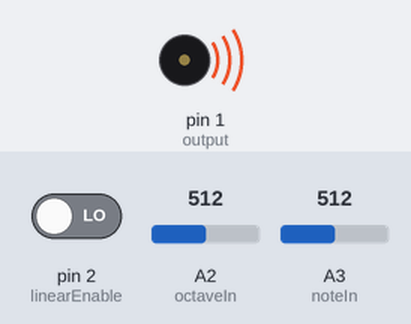
Bench run of a sketch on a simulated Arduino Uno, built with avr-gcc and run on an emulated ATmega328P. On the bench: buzzer (waves = sounding). Inputs (shaded band) come from the test bench; at power-on: pin 2 (linearEnable) LOW, A2 (octaveIn) = 512, A3 (noteIn) = 512.

Above: at 0.1 s.
Timing chart, 0 to 1.6 s (numbered marks = the images above):
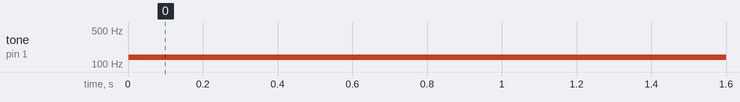

Measured:
- by itself, tone on pin 1 (output): silent → 139 Hz at 0.00 s

The sketch:

VCO.ino
```cpp
//========================================================
//======== Voltage-Controlled Oscillator Module ==========
//=========== Created by Jamie Smith, 2021 ===============
//========================================================

const int output = 1;     //pin6 - can be PB1 or PB4, PB4 works better for Tone because we can use hardware output compare
const int trigOut = 0;    //pin5
int noteIn = A3;          //pin2
int octaveIn = A2;        //pin3
int linearEnable = 2;     //pin7
bool linearScale = false; //switch between linear and exponential for the voltage input - useful for resistor ladder input
int n = 0;
int o = 0;
int frequency = 0;
int noteRead = 0;
int octaveRead = 0;

int noteInRead = 0;

int prevNoteRead = 0;
int prevOctaveRead = 0;
int prevN = 0;
int prevO = 0;

int newN = 0;
int newO = 0;

bool updateSound = true;

#define arrayLength 3                  //NB: a side effect of increasing this value too much (to around 5-10) is a portamento effect, which may be desireable. it definitely gives a unique sound to just the raw keyboard input!
int movingAverageArray[arrayLength];
int MAFCounter = 0;
int sum = 0;
int avg = 0;
bool startCounter = false;

//2D arrays to store exact frequency values for musical notes; X axis is for notes and Y axis is for octaves. first value in sequence must be zero to allow for an off state where no note is playing
int noteArray[ 8 ][ 13 ] = {    {  0,   16,    17,     18,     19,     21,     22,     23,     25,     26,     28,     29,     31    },      //null, c, c#, d, d#, e, f, f#, g, g#, a, a#, b octave 0
                                {  0,   33,    35,     37,     39,     41,     44,     46,     49,     52,     55,     58,     62    },      //null, c, c#, d, d#, e, f, f#, g, g#, a, a#, b octave 1
                                {  0,   65,    69,     73,     78,     82,     87,     93,     98,     104,    110,    117,    123   },      //null, c, c#, d, d#, e, f, f#, g, g#, a, a#, b octave 2
                                {  0,   131,   139,    147,    156,    165,    175,    185,    196,    208,    220,    233,    247   },      //null, c, c#, d, d#, e, f, f#, g, g#, a, a#, b octave 3
                                {  0,   262,   277,    294,    311,    330,    349,    370,    392,    415,    440,    466,    494   },      //null, c, c#, d, d#, e, f, f#, g, g#, a, a#, b octave 4
                                {  0,   523,   554,    587,    622,    659,    698,    740,    784,    831,    880,    932,    988   },      //null, c, c#, d, d#, e, f, f#, g, g#, a, a#, b octave 5
                                {  0,   1047,  1109,   1175,   1245,   1319,   1397,   1480,   1568,   1661,   1760,   1865,   1976  },      //null, c, c#, d, d#, e, f, f#, g, g#, a, a#, b octave 6
                                {  0,   1047,  1109,   1175,   1245,   1319,   1397,   1480,   1568,   1661,   1760,   1865,   1976  }   };  //at the high end of the inputs, interference occurs, if we duplicate this last octave then we can provide a buffer at that high end to make sure we hit it and don't get any audible noise


int noteArraybackup[ 8 ][ 13 ] = {    {  0,   15,    16,    17,     18,     19,     21,     22,     23,     25,     26,     28,     29    },      //null, c, c#, d, d#, e, f, f#, g, g#, a, a#, b octave 0
                                {  0,   31,    33,    35,     37,     39,     41,     44,     46,     49,     52,     55,     58    },      //null, c, c#, d, d#, e, f, f#, g, g#, a, a#, b octave 1
                                {  0,   62,    65,    69,     73,     78,     82,     87,     93,     98,     104,    110,    117   },      //null, c, c#, d, d#, e, f, f#, g, g#, a, a#, b octave 2
                                {  0,   123,   131,   139,    147,    156,    165,    175,    185,    196,    208,    220,    233   },      //null, c, c#, d, d#, e, f, f#, g, g#, a, a#, b octave 3
                                {  0,   247,   262,   277,    294,    311,    330,    349,    370,    392,    415,    440,    466   },      //null, c, c#, d, d#, e, f, f#, g, g#, a, a#, b octave 4
                                {  0,   494,   523,   554,    587,    622,    659,    698,    740,    784,    831,    880,    932   },      //null, c, c#, d, d#, e, f, f#, g, g#, a, a#, b octave 5
                                {  0,   988,   1047,  1109,   1175,   1245,   1319,   1397,   1480,   1568,   1661,   1760,   1865  },      //null, c, c#, d, d#, e, f, f#, g, g#, a, a#, b octave 6
                                {  0,   988,   1047,  1109,   1175,   1245,   1319,   1397,   1480,   1568,   1661,   1760,   1865  }   };  //at the high end of the inputs, interference occurs, if we duplicate this last octave then we can provide a buffer at that high end to make sure we hit it and don't get any audible noise

                                //{  2093,  2217,   2349,   2489,   2637,   2794,   2960,   3136,   3322,   3520,   3729,   3951  },      //null, c, c#, d, d#, e, f, f#, g, g#, a, a#, b octave 7
                                //{  4186,  4435,   4699,   4978,   5274,   5588,   5920,   6272,   6645,   7040,   7459,   7902  }   };  //null, c, c#, d, d#, e, f, f#, g, g#, a, a#, b octave 8


void setup()
{
  pinMode(noteIn, INPUT);             //potentiometer selects the note
  pinMode(octaveIn, INPUT);           //potentiometer selects the octave
  pinMode(output, OUTPUT);            //squarewave audio output
  pinMode(trigOut, OUTPUT);           //for triggering effects on subsequent modules
  digitalWrite(trigOut, HIGH);        //it's active low, so set it high by default, and pull low when you want to send a trigger
}


void Trigger()    //this is used to trigger other blocks that perform a time-based function, for example to trigger an envelope or begin a low pass sweep function
{
    digitalWrite(trigOut, LOW);             //pulling the attached attiny's reset pin low will reset, we can use this as a simplified external interrupt to trigger or reset functions on following modules
    digitalWrite(trigOut, HIGH);            //return it to high when done
}

void ReadNote()
{
  noteInRead = analogRead(noteIn);
  noteInRead = analogRead(noteIn);                    //read twice with a small delay because the ADC multiplexer needs switching time, and the voltage needs time to stabilize after switching

  int noteInTemp = 0;

  if(!linearScale)                                      //specifically for 1k voltage divider piano input
  {
    noteInRead = constrain(noteInRead, 440, 1023);      //ignore values below 440, without this line 0v (no keypresses) will cause a floating value
    noteInRead = map(noteInRead, 440, 1023, 0, 1023);   //re-scaling to account for the reduced voltage range due to voltage divider circuit
    noteInTemp = ((sqrt(noteInRead))/2)-3;              //fixing non-linear output voltage from voltage divider piano
    noteInTemp = constrain(noteInTemp, 0, 12);          //stop it going into negative ranges at the low end
  }
  else                                                  //no scaling required
  {
    noteInTemp = map(noteInRead, 0, 1023, 0, 13);
    noteInTemp = constrain(noteInTemp, 0, 12);          //to help remove interference at high end
  }

  if(noteInTemp != 0)
  {
    n = Filter(noteInTemp);
    if(n != prevN)
    {
      //prevN = n;                  //store for comparison next time
      updateSound = true;         //update the sound even before its reached its destination, this allows for slight portamento effect

      if(MAFCounter == 0)
      {
          Trigger();                //pulse trigger in anticipation of the change
          startCounter = true;      //start cooldown counter
      }
    }
  }
  else        //no keypress
  {
    n = 0;
    updateSound = true;
  }

  if(startCounter)              //wait for filter to settle before allowing to trigger again (combats multi-trigger on portamento effect)
  {
    if(MAFCounter<arrayLength)
    {
      MAFCounter++;
    }
    else
    {
      MAFCounter=0;
      startCounter = false;
    }
  }
}

void ReadOctave()
{
  octaveRead = analogRead(octaveIn);      //read twice because the ADC multiplexer needs switching time, and the voltage needs time to stabilize after switching
  octaveRead = analogRead(octaveIn);
  newO = map(octaveRead, 0, 1023, 0, 7);

  if((newO != o) && (abs(octaveRead-prevOctaveRead) > 50))    //hysteresis to help noisy potentiometers deal with threshold values
    updateSound = true;

}

void PlayNote()
{
  prevN = n;
  prevOctaveRead = octaveRead;                  //store once to compare next time

  o = map(prevOctaveRead, 0, 1023, 0, 7);       //7 octaves, with an extra at the high end to account for interference at potentiometer limits

  frequency = noteArray[o][n];

  if(n != 0)                                    //if a note should be played
  {
    tone(output, frequency);                    //update the tone function with the note we want
  }
  else
    noTone();
}

int Filter(int input)    //moving average filter to reduce noise
{
  int sum = 0;

    for(int i=0; i<arrayLength; i++)
    {
      if(i+1<arrayLength)    //as long as we're in the range of the array
      {
        movingAverageArray[i] = movingAverageArray[i+1];    //shift each element one position to the left
      }
      movingAverageArray[arrayLength-1] = input;
      sum += movingAverageArray[i];
    }
    avg = (sum/arrayLength);
    return avg;
}


void loop()
{
  linearScale = digitalRead(linearEnable);

  if(updateSound)
  {
    PlayNote();
    updateSound = false;  //make sure it only does it once, whenever updateSound is set true
  }
  else
  {
    ReadOctave();
    ReadNote();
  }
}
```
